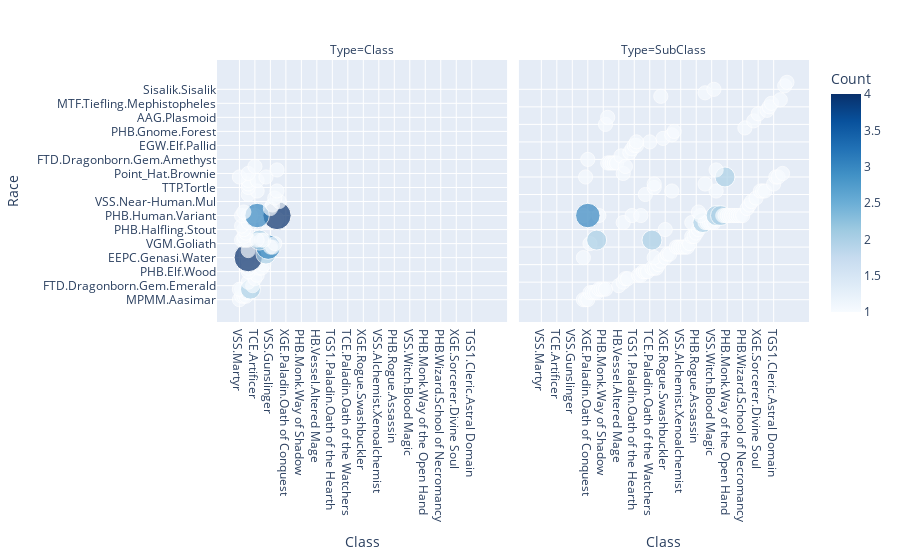

Write notebook code for a chart like this one.
### Code cell
for d1, d2 in fdf.iterrows():
    if d2['Count'] == 0:
        fdf = fdf.drop(d1)


fig = px.scatter(fdf, x="Class", y="Race", size="Count",
                 color="Count", color_continuous_scale="Blues",
                 facet_col="Type", hover_name="Class")
#, log_x=True, size_max=60
fig.update_layout(height=1000)
#fig.update_xaxes(nticks=10, col=1)
#constrain="domain"range
#ig.update_xaxes(constrain="range", row=1, col=1)
#fig.update_xaxes(range=List_Class1, col=0)
#fig.add_trace(column_widths=[0.7, 0.3])
#fig.add_trace(go.Scatter(column_widths=[0.7, 0.3]), row=1, col=1)


#fig.update_xaxes(rangebreaks=[dict(values=List_Class2)], row=0, col=0)
#ig.update_xaxes(rangebreaks=[dict(bounds=List_Class2)], row=1, col=1)
#fig.update_xaxes(constrain=30, row=0, col=0)
#fig.update_layout(xaxis=dict(range=[List_Class2[0],List_Class2[-1]]))

#fig.update_xaxes(range=[List_Class2[0],List_Class2[-1]],row=0, col=1)
#print([List_Class2[0],List_Class2[-1]])

fig.show()

### Figure 1 — Plotly figure (JSON) as saved in the notebook; plotly's stock layout.template omitted (floating-point values rounded to 4 significant figures)
{"data": [{"hovertemplate": "<b>%{hovertext}</b><br><br>Type=Class<br>Class=%{x}<br>Race=%{y}<br>Count=%{marker.color}<extra></extra>", "hovertext": ["VSS.Martyr", "PHB.Barbarian", "PHB.Fighter", "PHB.Rogue", "PHB.Cleric", "PHB.Rogue", "PHB.Barbarian", "VSS.Martyr", "PHB.Monk", "HB.Vessel", "PHB.Cleric", "TCE.Artificer", "PHB.Wizard", "PHB.Cleric", "PHB.Bard", "PHB.Cleric", "PHB.Warlock", "PHB.Paladin", "PHB.Cleric", "PHB.Cleric", "VSS.Witch", "PHB.Cleric", "VSS.Alchemist", "VSS.Gunslinger", "VSS.Warmage", "VSS.Necromancer", "PHB.Barbarian", "PHB.Bard", "PHB.Cleric", "PHB.Fighter", "PHB.Paladin", "PHB.Rogue", "PHB.Warlock", "PHB.Wizard", "PHB.Fighter", "PHB.Rogue", "PHB.Fighter", "PHB.Barbarian", "PHB.Cleric", "VSS.Necromancer", "VSS.Witch", "CR.Blood Hunter", "TCE.Artificer", "PHB.Barbarian", "CR.Blood Hunter", "PHB.Cleric", "PHB.Monk", "PHB.Wizard", "PHB.Fighter", "VSS.Gunslinger", "VSS.Warmage", "VSS.Warden", "VSS.Necromancer", "PHB.Cleric", "CR.Blood Hunter", "PHB.Wizard", "PHB.Cleric", "PHB.Cleric", "PHB.Cleric", "PHB.Wizard", "VSS.Martyr", "VSS.Witch", "PHB.Cleric", "CR.Blood Hunter", "TCE.Artificer"], "legendgroup": "", "marker": {"color": [1, 1, 1, 1, 1, 1, 1, 1, 2, 1, 1, 1, 1, 1, 1, 1, 1, 1, 1, 4, 2, 1, 3, 1, 1, 1, 1, 2, 1, 1, 1, 1, 1, 1, 1, 1, 1, 1, 1, 1, 1, 1, 1, 1, 4, 1, 1, 3, 1, 1, 1, 1, 1, 1, 1, 1, 1, 1, 1, 1, 1, 1, 1, 1, 1], "coloraxis": "coloraxis", "size": [1, 1, 1, 1, 1, 1, 1, 1, 2, 1, 1, 1, 1, 1, 1, 1, 1, 1, 1, 4, 2, 1, 3, 1, 1, 1, 1, 2, 1, 1, 1, 1, 1, 1, 1, 1, 1, 1, 1, 1, 1, 1, 1, 1, 4, 1, 1, 3, 1, 1, 1, 1, 1, 1, 1, 1, 1, 1, 1, 1, 1, 1, 1, 1, 1], "sizemode": "area", "sizeref": 0.01, "symbol": "circle"}, "mode": "markers", "name": "", "orientation": "v", "showlegend": false, "x": ["VSS.Martyr", "PHB.Barbarian", "PHB.Fighter", "PHB.Rogue", "PHB.Cleric", "PHB.Rogue", "PHB.Barbarian", "VSS.Martyr", "PHB.Monk", "HB.Vessel", "PHB.Cleric", "TCE.Artificer", "PHB.Wizard", "PHB.Cleric", "PHB.Bard", "PHB.Cleric", "PHB.Warlock", "PHB.Paladin", "PHB.Cleric", "PHB.Cleric", "VSS.Witch", "PHB.Cleric", "VSS.Alchemist", "VSS.Gunslinger", "VSS.Warmage", "VSS.Necromancer", "PHB.Barbarian", "PHB.Bard", "PHB.Cleric", "PHB.Fighter", "PHB.Paladin", "PHB.Rogue", "PHB.Warlock", "PHB.Wizard", "PHB.Fighter", "PHB.Rogue", "PHB.Fighter", "PHB.Barbarian", "PHB.Cleric", "VSS.Necromancer", "VSS.Witch", "CR.Blood Hunter", "TCE.Artificer", "PHB.Barbarian", "CR.Blood Hunter", "PHB.Cleric", "PHB.Monk", "PHB.Wizard", "PHB.Fighter", "VSS.Gunslinger", "VSS.Warmage", "VSS.Warden", "VSS.Necromancer", "PHB.Cleric", "CR.Blood Hunter", "PHB.Wizard", "PHB.Cleric", "PHB.Cleric", "PHB.Cleric", "PHB.Wizard", "VSS.Martyr", "VSS.Witch", "PHB.Cleric", "CR.Blood Hunter", "TCE.Artificer"], "xaxis": "x", "y": ["MPMM.Aasimar", "VGM.Bugbear", "VGM.Bugbear", "VGM.Bugbear", "ERLW.Changeling", "ERLW.Changeling", "TCE.Custom Lineage", "TCE.Custom Lineage", "TCE.Custom Lineage", "FTD.Dragonborn.Gem.Emerald", "PHB.Dwarf.Hill", "PHB.Dwarf.Mountain", "MTF.Elf.Shadar-kai", "PHB.Elf.Wood", "WBtW.Fairy", "WBtW.Fairy", "WBtW.Fairy", "VGM.Firbolg", "EEPC.Genasi.Earth", "EEPC.Genasi.Water", "VSS.Geppettin.Bisque", "DMG.Goblin", "ERLW.Goblin", "ERLW.Goblin", "ERLW.Goblin", "VGM.Goliath", "PHB.Half-Elf", "PHB.Half-Elf", "PHB.Half-Elf", "PHB.Half-Elf", "PHB.Half-Elf", "PHB.Half-Elf", "PHB.Half-Elf", "PHB.Half-Elf", "PHB.Half-Orc", "SCAG.Halfling.Ghostwise", "PHB.Halfling.Stout", "ERLW.Hobgoblin", "PHB.Human", "PHB.Human", "PHB.Human", "PSI.Human.Innistrad", "PHB.Human.Variant", "PHB.Human.Variant", "PHB.Human.Variant", "PHB.Human.Variant", "PHB.Human.Variant", "PHB.Human.Variant", "VGM.Kobold", "MOT.Minotaur", "VSS.Near-Human", "VSS.Near-Human.Mul", "VRGR.Reborn", "MOT.Satyr", "VGM.Tabaxi", "VGM.Tabaxi", "TTP.Tortle", "VGM.Triton", "GGR.Vedalken", "GGR.Vedalken", "ERLW.Warforged", "ERLW.Warforged", "Point_Hat.Brownie", "HCKOG.Kitsune.Rage", "Basils Brews.Domovoi"], "yaxis": "y", "type": "scatter"}, {"hovertemplate": "<b>%{hovertext}</b><br><br>Type=SubClass<br>Class=%{x}<br>Race=%{y}<br>Count=%{marker.color}<extra></extra>", "hovertext": ["TCE.Bard.College of Eloquence", "VSS.Martyr.Burden of Tyranny", "XGE.Paladin.Oath of Conquest", "XGE.Barbarian.Path of the Ancestral Guardian", "VSS.Bard.College of Masks", "PHB.Rogue.Arcane Trickster", "VSS.Sorcerer.Mirrorkin", "GH:PG.Cleric.Inquisition Domain", "VSS.Martyr.Burden of Mercy", "PHB.Monk.Way of Shadow", "TCE.Warlock.The Genie", "EGW.Fighter.Echo Knight", "TCE.Rogue.Soulknife", "HB.Sorcerer.Vampiric Origin", "TCE.Warlock.The Fathomless", "VRGR.Warlock.The Undead", "XGE.Paladin.Oath of Conquest", "HB.Vessel.Altered Mage", "TGS1.Sorcerer.Frost Magic", "PHB.Cleric.Light Domain", "TCE.Artificer.Armorer", "XGE.Cleric.Forge Domain", "XGE.Wizard.War Magic", "XGE.Warlock.The Hexblade", "TGS1.Paladin.Oath of the Hearth", "TCE.Wizard.Bladesinging", "TCE.Rogue.Phantom", "PHB.Wizard.School of Abjuration", "TGS1.Bard.College of Dance", "PHB.Cleric.Life Domain", "XGE.Ranger.Horizon Walker", "TCE.Paladin.Oath of the Watchers", "TCE.Wizard.Bladesinging", "PHB.Bard.College of Lore", "PHB.Cleric.Tempest Domain", "PHB.Warlock.The Archfey", "XGE.Druid.Circle of the Shepherd", "VSS.Sorcerer.Toon Magic", "XGE.Barbarian.Path of the Zealot", "TCE.Bard.College of Eloquence", "PHB.Cleric.Tempest Domain", "XGE.Rogue.Swashbuckler", "VSS.Rogue.Titan Slayer", "VSS.Witch.Black Magic", "XGE.Fighter.Samurai", "VSS.Paladin.Oath of the Sun", "VSS.Alchemist.Mutagenist", "VSS.Alchemist.Ooze Rancher", "VSS.Alchemist.Xenoalchemist", "VSS.Gunslinger.White Hat", "XGE.Rogue.Scout", "VSS.Warmage.House of Pawns", "XGE.Barbarian.Path of the Ancestral Guardian", "VSS.Necromancer.Pharaoh", "PHB.Bard.College of Lore", "VSS.Sorcerer.Mirrorkin", "DMG.Cleric.Death Domain", "PHB.Fighter.Eldritch Knight", "PHB.Rogue.Assassin", "PHB.Fighter.Battle Master", "XGE.Rogue.Swashbuckler", "PHB.Barbarian.Path of the Totem Warrior", "DMG.Cleric.Death Domain", "PHB.Cleric.Light Domain", "CR.Cleric.Moon Domain", "TCE.Cleric.Twilight Domain", "HB.Monk.Way of the Speedster", "VSS.Necromancer.Reaper", "VSS.Witch.Blood Magic", "EGW.Wizard.Chronurgy Magic", "CR.Blood Hunter.Order of the Lycan", "TCE.Artificer.Battle Smith", "PHB.Barbarian.Path of the Totem Warrior", "TCE.Bard.College of Eloquence", "CR.Blood Hunter.Order of the Lycan", "CR.Blood Hunter.Order of the Profane Soul.The Hexblade", "GH:PG.Cleric.Inquisition Domain", "TCE.Cleric.Order Domain", "TCE.Fighter.Rune Knight", "PHB.Monk.Way of the Open Hand", "XGE.Paladin.Oath of Conquest", "CR.Paladin.Oath of the Open Sea", "HB.Rogue.Kinslayer", "TCE.Sorcerer.Clockwork Soul", "TGS1.Warlock.The Astral Griffon", "XGE.Warlock.The Hexblade", "CR.Wizard.Blood Magic", "PHB.Wizard.School of Abjuration", "PHB.Wizard.School of Divination", "PHB.Wizard.School of Necromancy", "GH:PG.Cleric.Eldritch Domain", "TCE.Warlock.The Genie", "PHB.Fighter.Battle Master", "VSS.Gunslinger.Gun Tank", "VSS.Warmage.House of Lancers", "VSS.Warden.Bloodwrath Guardian", "TCE.Ranger.Swarmkeeper", "EGW.Fighter.Echo Knight", "VSS.Necromancer.Reanimator", "PHB.Cleric.Life Domain", "XGE.Sorcerer.Divine Soul", "CR.Blood Hunter.Order of the Lycan", "TCE.Cleric.Peace Domain", "XGE.Fighter.Samurai", "VSS.Sorcerer.Reincarnated Hero", "PHB.Wizard.School of Illusion", "GH:PG.Fighter.Living Crucible", "CotD.Bard.College of Playful Mockery", "HB.Cleric.Garlic Bread Domain", "PHB.Cleric.Tempest Domain", "TGS1.Cleric.Astral Domain", "PHB.Cleric.Tempest Domain", "TCE.Cleric.Twilight Domain", "TCE.Fighter.Rune Knight", "VSS.Martyr.Burden of Tyranny", "VSS.Witch.Steel Magic", "VSS.Wizard.Magic Missile Mage", "CotD.Rogue.Stormscale", "XGE.Cleric.Grave Domain", "PHB.Cleric.Light Domain", "VSS.Sorcerer.Toon Magic", "TCE.Cleric.Twilight Domain", "CR.Blood Hunter.Order of the Lycan", "TCE.Artificer.Armorer", "EGW.Wizard.Chronurgy Magic", "HGtV.Monk.Way of the Dancing Current", "HGtV.Rogue.Dreadmask"], "legendgroup": "", "marker": {"color": [1, 1, 1, 1, 1, 1, 1, 1, 1, 1, 1, 1, 1, 1, 1, 1, 1, 1, 1, 1, 1, 1, 1, 1, 1, 1, 1, 1, 1, 1, 1, 1, 1, 1, 1, 1, 1, 1, 1, 1, 1, 1, 1, 1, 1, 1, 1, 1, 1, 1, 1, 1, 1, 1, 2, 2, 1, 1, 1, 1, 1, 1, 1, 1, 2, 1, 1, 1, 1, 1, 1, 1, 1, 1, 2, 2, 1, 1, 1, 1, 3, 1, 1, 1, 1, 1, 1, 1, 1, 1, 1, 1, 1, 1, 1, 1, 1, 1, 1, 1, 1, 1, 1, 1, 1, 1, 1, 1, 1, 1, 1, 1, 1, 2, 1, 1, 1, 1, 1, 1, 1, 1, 1, 1, 1, 1, 1], "coloraxis": "coloraxis", "size": [1, 1, 1, 1, 1, 1, 1, 1, 1, 1, 1, 1, 1, 1, 1, 1, 1, 1, 1, 1, 1, 1, 1, 1, 1, 1, 1, 1, 1, 1, 1, 1, 1, 1, 1, 1, 1, 1, 1, 1, 1, 1, 1, 1, 1, 1, 1, 1, 1, 1, 1, 1, 1, 1, 2, 2, 1, 1, 1, 1, 1, 1, 1, 1, 2, 1, 1, 1, 1, 1, 1, 1, 1, 1, 2, 2, 1, 1, 1, 1, 3, 1, 1, 1, 1, 1, 1, 1, 1, 1, 1, 1, 1, 1, 1, 1, 1, 1, 1, 1, 1, 1, 1, 1, 1, 1, 1, 1, 1, 1, 1, 1, 1, 2, 1, 1, 1, 1, 1, 1, 1, 1, 1, 1, 1, 1, 1], "sizemode": "area", "sizeref": 0.01, "symbol": "circle"}, "mode": "markers", "name": "", "orientation": "v", "showlegend": false, "x": ["TCE.Bard.College of Eloquence", "VSS.Martyr.Burden of Tyranny", "XGE.Paladin.Oath of Conquest", "XGE.Barbarian.Path of the Ancestral Guardian", "VSS.Bard.College of Masks", "PHB.Rogue.Arcane Trickster", "VSS.Sorcerer.Mirrorkin", "GH:PG.Cleric.Inquisition Domain", "VSS.Martyr.Burden of Mercy", "PHB.Monk.Way of Shadow", "TCE.Warlock.The Genie", "EGW.Fighter.Echo Knight", "TCE.Rogue.Soulknife", "HB.Sorcerer.Vampiric Origin", "TCE.Warlock.The Fathomless", "VRGR.Warlock.The Undead", "XGE.Paladin.Oath of Conquest", "HB.Vessel.Altered Mage", "TGS1.Sorcerer.Frost Magic", "PHB.Cleric.Light Domain", "TCE.Artificer.Armorer", "XGE.Cleric.Forge Domain", "XGE.Wizard.War Magic", "XGE.Warlock.The Hexblade", "TGS1.Paladin.Oath of the Hearth", "TCE.Wizard.Bladesinging", "TCE.Rogue.Phantom", "PHB.Wizard.School of Abjuration", "TGS1.Bard.College of Dance", "PHB.Cleric.Life Domain", "XGE.Ranger.Horizon Walker", "TCE.Paladin.Oath of the Watchers", "TCE.Wizard.Bladesinging", "PHB.Bard.College of Lore", "PHB.Cleric.Tempest Domain", "PHB.Warlock.The Archfey", "XGE.Druid.Circle of the Shepherd", "VSS.Sorcerer.Toon Magic", "XGE.Barbarian.Path of the Zealot", "TCE.Bard.College of Eloquence", "PHB.Cleric.Tempest Domain", "XGE.Rogue.Swashbuckler", "VSS.Rogue.Titan Slayer", "VSS.Witch.Black Magic", "XGE.Fighter.Samurai", "VSS.Paladin.Oath of the Sun", "VSS.Alchemist.Mutagenist", "VSS.Alchemist.Ooze Rancher", "VSS.Alchemist.Xenoalchemist", "VSS.Gunslinger.White Hat", "XGE.Rogue.Scout", "VSS.Warmage.House of Pawns", "XGE.Barbarian.Path of the Ancestral Guardian", "VSS.Necromancer.Pharaoh", "PHB.Bard.College of Lore", "VSS.Sorcerer.Mirrorkin", "DMG.Cleric.Death Domain", "PHB.Fighter.Eldritch Knight", "PHB.Rogue.Assassin", "PHB.Fighter.Battle Master", "XGE.Rogue.Swashbuckler", "PHB.Barbarian.Path of the Totem Warrior", "DMG.Cleric.Death Domain", "PHB.Cleric.Light Domain", "CR.Cleric.Moon Domain", "TCE.Cleric.Twilight Domain", "HB.Monk.Way of the Speedster", "VSS.Necromancer.Reaper", "VSS.Witch.Blood Magic", "EGW.Wizard.Chronurgy Magic", "CR.Blood Hunter.Order of the Lycan", "TCE.Artificer.Battle Smith", "PHB.Barbarian.Path of the Totem Warrior", "TCE.Bard.College of Eloquence", "CR.Blood Hunter.Order of the Lycan", "CR.Blood Hunter.Order of the Profane Soul.The Hexblade", "GH:PG.Cleric.Inquisition Domain", "TCE.Cleric.Order Domain", "TCE.Fighter.Rune Knight", "PHB.Monk.Way of the Open Hand", "XGE.Paladin.Oath of Conquest", "CR.Paladin.Oath of the Open Sea", "HB.Rogue.Kinslayer", "TCE.Sorcerer.Clockwork Soul", "TGS1.Warlock.The Astral Griffon", "XGE.Warlock.The Hexblade", "CR.Wizard.Blood Magic", "PHB.Wizard.School of Abjuration", "PHB.Wizard.School of Divination", "PHB.Wizard.School of Necromancy", "GH:PG.Cleric.Eldritch Domain", "TCE.Warlock.The Genie", "PHB.Fighter.Battle Master", "VSS.Gunslinger.Gun Tank", "VSS.Warmage.House of Lancers", "VSS.Warden.Bloodwrath Guardian", "TCE.Ranger.Swarmkeeper", "EGW.Fighter.Echo Knight", "VSS.Necromancer.Reanimator", "PHB.Cleric.Life Domain", "XGE.Sorcerer.Divine Soul", "CR.Blood Hunter.Order of the Lycan", "TCE.Cleric.Peace Domain", "XGE.Fighter.Samurai", "VSS.Sorcerer.Reincarnated Hero", "PHB.Wizard.School of Illusion", "GH:PG.Fighter.Living Crucible", "CotD.Bard.College of Playful Mockery", "HB.Cleric.Garlic Bread Domain", "PHB.Cleric.Tempest Domain", "TGS1.Cleric.Astral Domain", "PHB.Cleric.Tempest Domain", "TCE.Cleric.Twilight Domain", "TCE.Fighter.Rune Knight", "VSS.Martyr.Burden of Tyranny", "VSS.Witch.Steel Magic", "VSS.Wizard.Magic Missile Mage", "CotD.Rogue.Stormscale", "XGE.Cleric.Grave Domain", "PHB.Cleric.Light Domain", "VSS.Sorcerer.Toon Magic", "TCE.Cleric.Twilight Domain", "CR.Blood Hunter.Order of the Lycan", "TCE.Artificer.Armorer", "EGW.Wizard.Chronurgy Magic", "HGtV.Monk.Way of the Dancing Current", "HGtV.Rogue.Dreadmask"], "xaxis": "x2", "y": ["MPMM.Aasimar", "MPMM.Aasimar", "MPMM.Aasimar", "ERLW.Changeling", "ERLW.Changeling", "ERLW.Changeling", "ERLW.Changeling", "TCE.Custom Lineage", "TCE.Custom Lineage", "TCE.Custom Lineage", "TCE.Custom Lineage", "VRGR.Dhampir", "VRGR.Dhampir", "VRGR.Dhampir", "VRGR.Dhampir", "VRGR.Dhampir", "FTD.Dragonborn.Gem.Amethyst", "FTD.Dragonborn.Gem.Emerald", "FTD.Dragonborn.Gem.Sapphire", "PHB.Dwarf.Hill", "PHB.Dwarf.Mountain", "PHB.Dwarf.Mountain", "MPMM.Eladrin", "PHB.Elf.Drow", "EGW.Elf.Pallid", "EGW.Elf.Pallid", "MTF.Elf.Shadar-kai", "MTF.Elf.Shadar-kai", "PHB.Elf.Wood", "PHB.Elf.Wood", "PHB.Elf.Wood", "WGE.Elf.Wood.Aereni", "WGE.Elf.Wood.Aereni", "WBtW.Fairy", "WBtW.Fairy", "WBtW.Fairy", "VGM.Firbolg", "EEPC.Genasi.Earth", "EEPC.Genasi.Fire", "EEPC.Genasi.Water", "EEPC.Genasi.Water", "EEPC.Genasi.Water", "VSS.Geppettin.Bisque", "VSS.Geppettin.Bisque", "AAG.Giff", "PHB.Gnome.Forest", "ERLW.Goblin", "ERLW.Goblin", "ERLW.Goblin", "ERLW.Goblin", "ERLW.Goblin", "ERLW.Goblin", "VGM.Goliath", "VGM.Goliath", "PHB.Half-Elf", "PHB.Half-Elf", "PHB.Half-Orc", "PHB.Half-Orc", "SCAG.Halfling.Ghostwise", "PHB.Halfling.Stout", "PHB.Halfling.Stout", "ERLW.Hobgoblin", "PHB.Human", "PHB.Human", "PHB.Human", "PHB.Human", "PHB.Human", "PHB.Human", "PHB.Human", "PHB.Human", "PSI.Human.Innistrad", "PHB.Human.Variant", "PHB.Human.Variant", "PHB.Human.Variant", "PHB.Human.Variant", "PHB.Human.Variant", "PHB.Human.Variant", "PHB.Human.Variant", "PHB.Human.Variant", "PHB.Human.Variant", "PHB.Human.Variant", "PHB.Human.Variant", "PHB.Human.Variant", "PHB.Human.Variant", "PHB.Human.Variant", "PHB.Human.Variant", "PHB.Human.Variant", "PHB.Human.Variant", "PHB.Human.Variant", "PHB.Human.Variant", "ERLW.Kalashtar", "MPMM.Kobold", "VGM.Kobold", "MOT.Minotaur", "VSS.Near-Human", "VSS.Near-Human.Mul", "VSS.Near-Human.Stoneborn", "AAG.Plasmoid", "VRGR.Reborn", "MOT.Satyr", "VSS.Spirithost", "VGM.Tabaxi", "VGM.Tabaxi", "VGM.Tabaxi", "VGM.Tabaxi", "VGM.Tabaxi", "AAG.Thri-kreen", "MTF.Tiefling.Levistus", "MTF.Tiefling.Mephistopheles", "TTP.Tortle", "VGM.Triton", "VGM.Triton", "VGM.Triton", "ERLW.Warforged", "ERLW.Warforged", "ERLW.Warforged", "ERLW.Warforged", "VGM.Yuan-ti Pureblood", "Point_Hat.Brownie", "Point_Hat.Brownie", "GH:PG.Dreamer", "SCPC.Awakened Blight", "HCKOG.Kitsune.Rage", "Basils Brews.Domovoi", "Sisalik.Sisalik", "TEB.Deepling", "HGtV.Selkies"], "yaxis": "y2", "type": "scatter"}], "layout": {"xaxis": {"anchor": "y", "domain": [0, 0.49], "title": {"text": "Class"}, "type": "category", "range": [-7.859, 118.9], "autorange": true}, "yaxis": {"anchor": "x", "domain": [0, 1], "title": {"text": "Race"}, "type": "category", "range": [-4.577, 66.58], "autorange": true}, "xaxis2": {"anchor": "y2", "domain": [0.51, 1], "matches": "x", "title": {"text": "Class"}, "type": "category", "range": [-7.859, 118.9], "autorange": true}, "yaxis2": {"anchor": "x2", "domain": [0, 1], "matches": "y", "showticklabels": false, "type": "category", "range": [-4.577, 66.58], "autorange": true}, "annotations": [{"font": {}, "showarrow": false, "text": "Type=Class", "x": 0.245, "xanchor": "center", "xref": "paper", "y": 1, "yanchor": "bottom", "yref": "paper"}, {"font": {}, "showarrow": false, "text": "Type=SubClass", "x": 0.755, "xanchor": "center", "xref": "paper", "y": 1, "yanchor": "bottom", "yref": "paper"}], "coloraxis": {"colorbar": {"title": {"text": "Count"}}, "colorscale": [[0, "rgb(247,251,255)"], [0.125, "rgb(222,235,247)"], [0.25, "rgb(198,219,239)"], [0.375, "rgb(158,202,225)"], [0.5, "rgb(107,174,214)"], [0.625, "rgb(66,146,198)"], [0.75, "rgb(33,113,181)"], [0.875, "rgb(8,81,156)"], [1, "rgb(8,48,107)"]]}, "legend": {"tracegroupgap": 0, "itemsizing": "constant"}, "margin": {"t": 60}, "autosize": true}}
